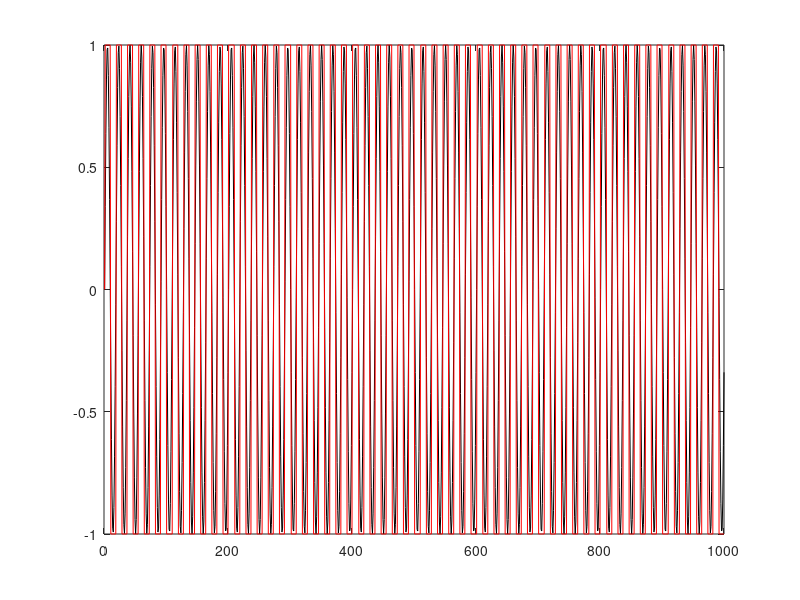

Here is the MATLAB script that generated this plot:
% Pfeifton erzeugen
% B. WIR 27.3.2020, 29.3.21, 


f_a = 8000;    % Abastfrequenz in Hz 
f_sinus = 440; % in HZ
vektor_t=0:1/f_a:5; % Zeitachse 5s
vektor_x = sin (2*pi*f_sinus*vektor_t);

plot(vektor_x(1:1000),'k' );

x1 = vektor_x; 
x1(x1>0) = 1; % aus dem Sinus ein Rechtecksignal machen 
x1(x1<0) = -1;  
hold on; plot(x1(1:1000),'r');hold off; % Rechtecksignal im Plot ergänzen

soundsc([vektor_x,x1],f_a); % Sinus und danach Rechteck anhörensoundsc(x1,f_a); % Rechteck anhören